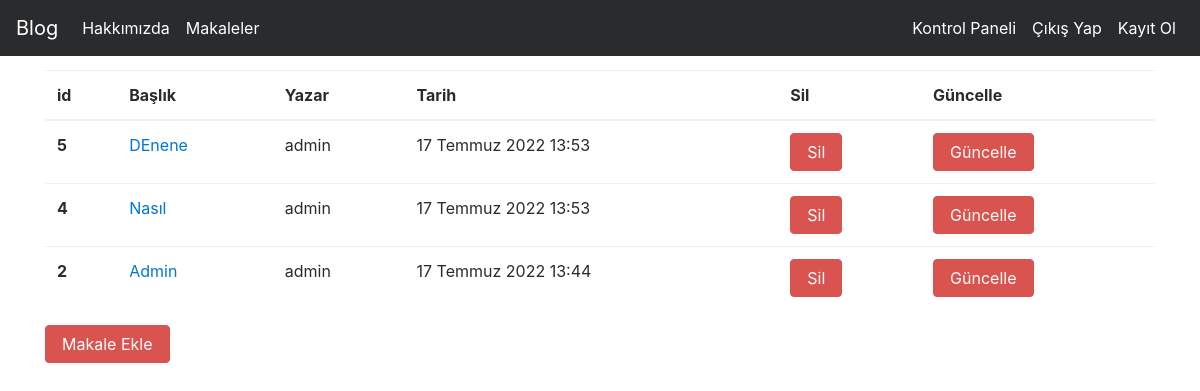
Screenshot of /articles/dashboard/ (signed in) with the database file from the repository.
### article/models.py (models this page shows, shortened)
class Article(models.Model):
    author = models.ForeignKey("auth.User",on_delete = models.CASCADE,verbose_name="Yazar")
    title = models.CharField(max_length=50,verbose_name="Başlık")
    content = RichTextField()
    created_date = models.DateTimeField(auto_now_add=True,verbose_name="İçerik Tarihi")
    article_image = models.FileField(blank=True,verbose_name="Fotoğraf Ekleyin")
    class Meta:
        ordering = ['-created_date']

### article/views.py (the view)
# urls.py: path('dashboard/', views.dashboard,name="dashboard"),
@login_required(login_url="user:login")
def dashboard(request):
    articles = Article.objects.filter(author = request.user)
    context = {
        "articles":articles
    }
    return render(request,"dashboard.html",context)

### templates/dashboard.html
{% extends "layout.html" %}
{% block body %}
{% if articles %}
    <table class="table">
        <thead>
        <tr>
            <th scope="col">id</th>
            <th scope="col">Başlık</th>
            <th scope="col">Yazar</th>
            <th scope="col">Tarih</th>
            <th scope="col">Sil</th>
            <th scope="col">Güncelle</th>
        </tr>
        </thead>
        <tbody>
            {% for article in articles %}
                <tr>
                    <th scope="row">{{article.id}}</th>
                    <td><a href="/articles/article/{{article.id}}">{{article.title}}</a></td>
                    <td>{{article.author.username}}</td>
                    <td>{{article.created_date}}</td>
                    <td><a href="/articles/delete/{{article.id}}" class="btn btn-danger">Sil</a>
                    <td><a href="/articles/update/{{article.id}}" class="btn btn-danger">Güncelle</a>
                </tr>
            {% endfor %}
        </tbody>
    </table>
    <a href="/articles/addarticle" class="btn btn-danger">Makale Ekle</a>
{% else %}
    <div class="alert alert-danger">
        Henüz bir makaleniz yok.
    </div>
{% endif %}
{% endblock body %}

### rows the page displays
Article: id "5", title "DEnene", author.username "admin", created_date "17 Temmuz 2022 13:53"
Article: id "4", title "Nasıl", author.username "admin", created_date "17 Temmuz 2022 13:53"
Article: id "2", title "Admin", author.username "admin", created_date "17 Temmuz 2022 13:44"
